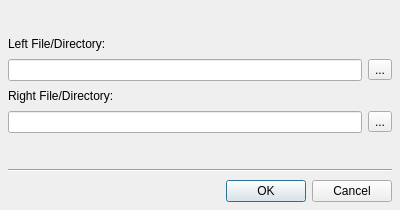
<?xml version="1.0" encoding="UTF-8"?>
<ui version="4.0">
 <class>CompareDialog</class>
 <widget class="QDialog" name="CompareDialog">
  <property name="geometry">
   <rect>
    <x>0</x>
    <y>0</y>
    <width>400</width>
    <height>210</height>
   </rect>
  </property>
  <property name="minimumSize">
   <size>
    <width>400</width>
    <height>210</height>
   </size>
  </property>
  <property name="maximumSize">
   <size>
    <width>16777215</width>
    <height>210</height>
   </size>
  </property>
  <property name="windowTitle">
   <string>Dialog</string>
  </property>
  <layout class="QGridLayout" name="mainLayout">
   <property name="leftMargin">
    <number>8</number>
   </property>
   <property name="topMargin">
    <number>8</number>
   </property>
   <property name="rightMargin">
    <number>8</number>
   </property>
   <property name="bottomMargin">
    <number>8</number>
   </property>
   <property name="verticalSpacing">
    <number>8</number>
   </property>
   <item row="0" column="0">
    <spacer name="verticalSpacer">
     <property name="orientation">
      <enum>Qt::Vertical</enum>
     </property>
     <property name="sizeHint" stdset="0">
      <size>
       <width>20</width>
       <height>18</height>
      </size>
     </property>
    </spacer>
   </item>
   <item row="1" column="0">
    <widget class="QLabel" name="label">
     <property name="text">
      <string>Left File/Directory:</string>
     </property>
    </widget>
   </item>
   <item row="2" column="0">
    <widget class="QLineEdit" name="leftFileEditor"/>
   </item>
   <item row="2" column="1">
    <widget class="QToolButton" name="leftBrowseButton">
     <property name="text">
      <string>...</string>
     </property>
    </widget>
   </item>
   <item row="3" column="0">
    <widget class="QLabel" name="label_2">
     <property name="text">
      <string>Right File/Directory:</string>
     </property>
    </widget>
   </item>
   <item row="4" column="0">
    <widget class="QLineEdit" name="rightFileEditor"/>
   </item>
   <item row="4" column="1">
    <widget class="QToolButton" name="rightBrowseButton">
     <property name="text">
      <string>...</string>
     </property>
    </widget>
   </item>
   <item row="5" column="0">
    <spacer name="verticalSpacer_2">
     <property name="orientation">
      <enum>Qt::Vertical</enum>
     </property>
     <property name="sizeHint" stdset="0">
      <size>
       <width>20</width>
       <height>17</height>
      </size>
     </property>
    </spacer>
   </item>
   <item row="6" column="0" colspan="2">
    <widget class="Line" name="line">
     <property name="orientation">
      <enum>Qt::Horizontal</enum>
     </property>
    </widget>
   </item>
   <item row="7" column="0" colspan="2">
    <widget class="QDialogButtonBox" name="buttonBox">
     <property name="orientation">
      <enum>Qt::Horizontal</enum>
     </property>
     <property name="standardButtons">
      <set>QDialogButtonBox::Cancel|QDialogButtonBox::Ok</set>
     </property>
    </widget>
   </item>
  </layout>
 </widget>
 <resources/>
 <connections>
  <connection>
   <sender>buttonBox</sender>
   <signal>accepted()</signal>
   <receiver>CompareDialog</receiver>
   <slot>accept()</slot>
   <hints>
    <hint type="sourcelabel">
     <x>248</x>
     <y>254</y>
    </hint>
    <hint type="destinationlabel">
     <x>157</x>
     <y>274</y>
    </hint>
   </hints>
  </connection>
  <connection>
   <sender>buttonBox</sender>
   <signal>rejected()</signal>
   <receiver>CompareDialog</receiver>
   <slot>reject()</slot>
   <hints>
    <hint type="sourcelabel">
     <x>316</x>
     <y>260</y>
    </hint>
    <hint type="destinationlabel">
     <x>286</x>
     <y>274</y>
    </hint>
   </hints>
  </connection>
 </connections>
</ui>
